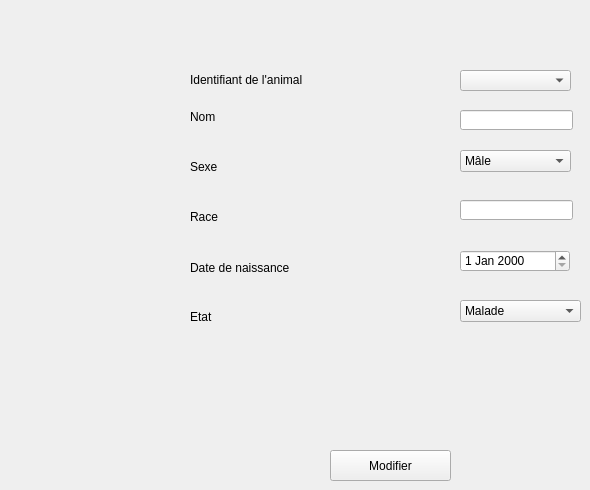
      <widget class="QWidget" name="modifier">
       <attribute name="title">
        <string>Modifier</string>
       </attribute>
       <widget class="QPushButton" name="modif">
        <property name="geometry">
         <rect>
          <x>330</x>
          <y>450</y>
          <width>121</width>
          <height>31</height>
         </rect>
        </property>
        <property name="text">
         <string>Modifier</string>
        </property>
       </widget>
       <widget class="QComboBox" name="id_modif">
        <property name="geometry">
         <rect>
          <x>460</x>
          <y>70</y>
          <width>111</width>
          <height>21</height>
         </rect>
        </property>
       </widget>
       <widget class="QLabel" name="label_17">
        <property name="geometry">
         <rect>
          <x>190</x>
          <y>70</y>
          <width>171</width>
          <height>21</height>
         </rect>
        </property>
        <property name="text">
         <string>&lt;html&gt;&lt;head/&gt;&lt;body&gt;&lt;p&gt;Identifiant de l'animal&lt;/p&gt;&lt;/body&gt;&lt;/html&gt;</string>
        </property>
       </widget>
       <widget class="QComboBox" name="etat_modif">
        <property name="geometry">
         <rect>
          <x>460</x>
          <y>300</y>
          <width>121</width>
          <height>22</height>
         </rect>
        </property>
        <item>
         <property name="text">
          <string>Malade</string>
         </property>
        </item>
        <item>
         <property name="text">
          <string>En bonne santé</string>
         </property>
        </item>
       </widget>
       <widget class="QLabel" name="label_11">
        <property name="geometry">
         <rect>
          <x>190</x>
          <y>110</y>
          <width>47</width>
          <height>14</height>
         </rect>
        </property>
        <property name="text">
         <string>Nom</string>
        </property>
       </widget>
       <widget class="QLabel" name="label_9">
        <property name="geometry">
         <rect>
          <x>190</x>
          <y>160</y>
          <width>47</width>
          <height>14</height>
         </rect>
        </property>
        <property name="text">
         <string>Sexe</string>
        </property>
       </widget>
       <widget class="QLabel" name="label_13">
        <property name="geometry">
         <rect>
          <x>190</x>
          <y>310</y>
          <width>47</width>
          <height>14</height>
         </rect>
        </property>
        <property name="text">
         <string>Etat</string>
        </property>
       </widget>
       <widget class="QDateEdit" name="date_modif">
        <property name="geometry">
         <rect>
          <x>460</x>
          <y>250</y>
          <width>110</width>
          <height>22</height>
         </rect>
        </property>
       </widget>
       <widget class="QLineEdit" name="nom_modif">
        <property name="geometry">
         <rect>
          <x>460</x>
          <y>110</y>
          <width>113</width>
          <height>20</height>
         </rect>
        </property>
       </widget>
       <widget class="QComboBox" name="sexe_modif">
        <property name="geometry">
         <rect>
          <x>460</x>
          <y>150</y>
          <width>111</width>
          <height>22</height>
         </rect>
        </property>
        <item>
         <property name="text">
          <string>Mâle</string>
         </property>
        </item>
        <item>
         <property name="text">
          <string>Femelle</string>
         </property>
        </item>
       </widget>
       <widget class="QLineEdit" name="race_modif">
        <property name="geometry">
         <rect>
          <x>460</x>
          <y>200</y>
          <width>113</width>
          <height>20</height>
         </rect>
        </property>
       </widget>
       <widget class="QLabel" name="label_12">
        <property name="geometry">
         <rect>
          <x>190</x>
          <y>260</y>
          <width>141</width>
          <height>16</height>
         </rect>
        </property>
        <property name="text">
         <string>Date de naissance</string>
        </property>
       </widget>
       <widget class="QLabel" name="label_10">
        <property name="geometry">
         <rect>
          <x>190</x>
          <y>210</y>
          <width>47</width>
          <height>14</height>
         </rect>
        </property>
        <property name="text">
         <string>Race</string>
        </property>
       </widget>
      </widget>
